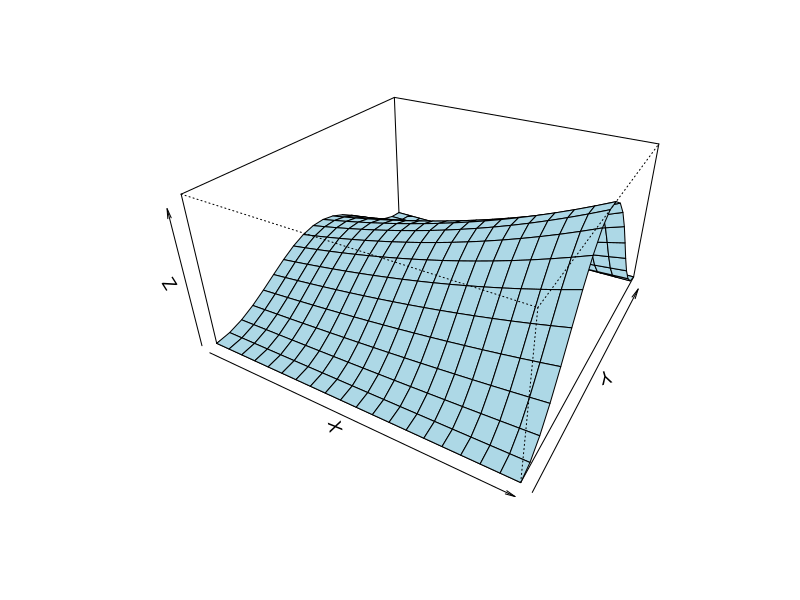
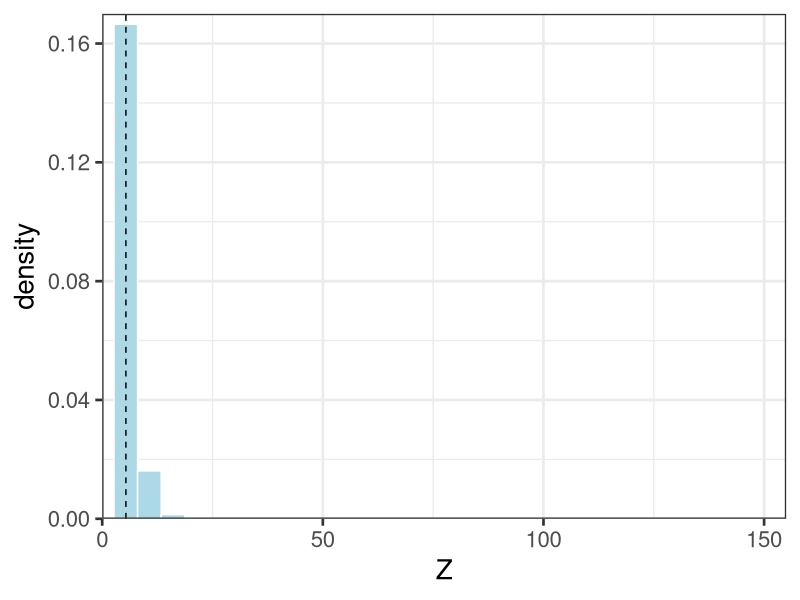
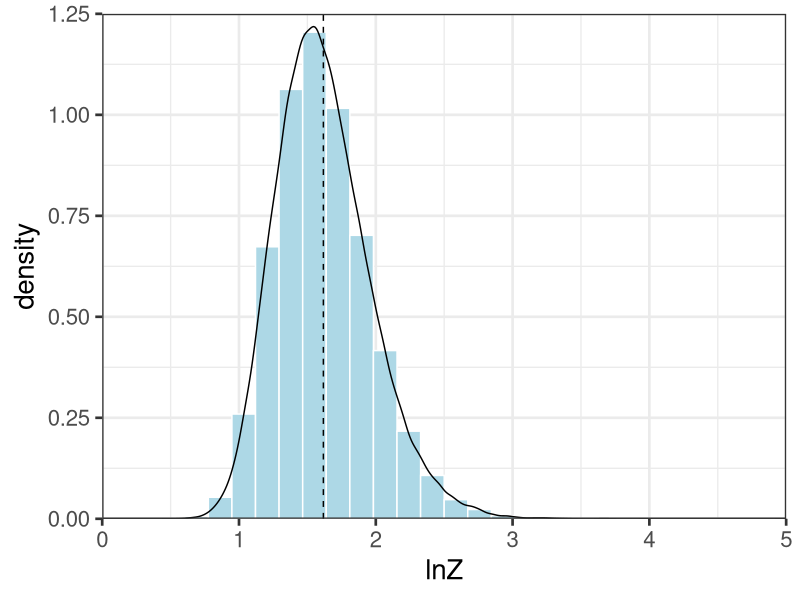

Source code (R) for these figures, in order:
## ---- chunk 1
library(knitr)
library(dplyr)
library(tidyr)
library(ggplot2)
opts_chunk$set(echo = F,
               message = F,
               warning = F)
## mean of log-normal distribution
lnmean <- function(mu, sigma) {
  exp(mu + sigma ^ 2 / 2)
}
## variance of log-normal distribution
lnvar <- function(mu, sigma) {
  (exp(sigma ^ 2) - 1) * exp(2 * mu + sigma ^ 2)
}
## ---- chunk 2
x <- seq(0, 1, length.out = 20)
y <- seq(0, pi, length.out = 20)
f <- function(x, y) {
  exp(x) * sin(y) ^ 2
}
z <- outer(x, y, f)
persp(x, y, z, theta = 30, phi = 30, expand = 0.5,
      col = "lightblue", xlab = "X", ylab = "Y", zlab = "Z")
## parameters setting
mu.x <- 0.5
sigma.x <- 0.2
mu.y <- 0.3
sigma.y <- 0.1
## parameters transformation
mu.x.ln <- lnmean(mu.x, sigma.x)
d.x.ln <- lnvar(mu.x, sigma.x)
mu.y.ln <- lnmean(mu.y, sigma.y)
d.y.ln <- lnvar(mu.y, sigma.y)
## uncertainty propagation with Taylor series
fx <- f
fy <- function(x, y) {
  2 * exp(x) * sin(y) * cos(y)
}
mu.z <- f(mu.x.ln, mu.y.ln)
d.z <- fx(mu.x.ln, mu.y.ln) ^ 2 * d.x.ln +
  fy(mu.x.ln, mu.y.ln) ^ 2 * d.y.ln
## uncertainty propagation with monte carlo
set.seed(12345)
nsim <- 100000
x.sim <- rlnorm(nsim, mu.x, sigma.x)
y.sim <- rlnorm(nsim, mu.y, sigma.y)
z.sim <- f(x.sim, y.sim)
mu.z.sim <- mean(z.sim)
d.z.sim <- var(z.sim)
## propagate package for check
# propagate::propagate(expression(exp(x) * sin(y) ^ 2),
#                      cbind(x = c(mu.x.ln, sqrt(d.x.ln)),
#                            y = c(mu.y.ln, sqrt(d.y.ln))),
#                      type = "stat",
#                      do.sim = TRUE)
## sensitivity coefficients 
Sx <- function(x, y) {
  x * fx(x, y) / f(x, y)
}
Sy <- function(x, y) {
  y * fy(x, y) / f(x, y)
}
mu.z.ln <- log(f(mu.x.ln, mu.y.ln))
d.z.ln <- Sx(mu.x.ln, mu.y.ln) ^ 2 * sigma.x ^ 2 +
  Sy(mu.x.ln, mu.y.ln) ^ 2 * sigma.y ^ 2
## log-transform with monte carlo
mu.z.ln.sim <- mean(log(z.sim))
d.z.ln.sim <- var(log(z.sim))
## ---- chunk 3
data.frame(x = z.sim) %>%
  ggplot(aes(x, ..density..)) +
  geom_histogram(color = "white",
                 fill = "lightblue") +
  geom_vline(xintercept = mu.z.sim,
             linetype = 2) +
  theme_bw(base_size=20) + xlab("Z") +
  scale_x_continuous(expand = c(0, 0),
                     limits = c(0, 155)) +
  scale_y_continuous(expand = c(0, 0),
                     limits = c(0, 0.17))
## ---- chunk 4
data.frame(x = log(z.sim)) %>%
  ggplot(aes(x, ..density..)) +
  geom_histogram(color = "white",
                 fill = "lightblue") +
  geom_density() +
  geom_vline(xintercept = mu.z.ln.sim,
             linetype = 2) +
  theme_bw(base_size=20) + xlab("lnZ") +
  scale_x_continuous(expand = c(0, 0),
                     limits = c(0, 5)) +
  scale_y_continuous(expand = c(0, 0),
                     limits = c(0, 1.25))
